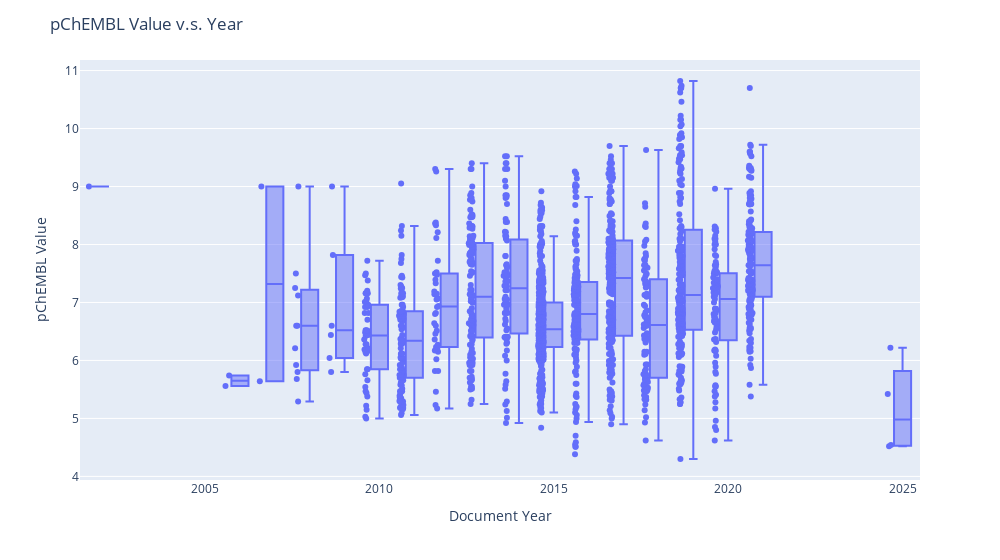

Notebook code for this chart:
### Code cell
import plotly.express as px
fig = px.box(
    df,
    x='Document Year',
    y='pChEMBL Value',
    points='all',
)
fig.update_layout(
    title='pChEMBL Value v.s. Year',
    # showlegend=False, # Legendのon/off
    width=1000,
    # height=700
    ) 
fig.show()

### Figure 1 — Plotly figure (JSON) as saved in the notebook; plotly's stock layout.template omitted (floating-point values rounded to 4 significant figures; data arrays with more than 128 entries replaced by an {"elided": "..."} marker saying what was removed)
{"data": [{"alignmentgroup": "True", "boxpoints": "all", "hovertemplate": "Document Year=%{x}<br>pChEMBL Value=%{y}<extra></extra>", "legendgroup": "", "marker": {"color": "#636efa"}, "name": "", "notched": false, "offsetgroup": "", "orientation": "v", "showlegend": false, "type": "box", "x": {"elided": "1811 int values"}, "x0": " ", "xaxis": "x", "y": {"elided": "1811 float values"}, "y0": " ", "yaxis": "y"}], "layout": {"boxmode": "group", "legend": {"tracegroupgap": 0}, "margin": {"t": 60}, "title": {"text": "pChEMBL Value v.s. Year"}, "width": 1000, "xaxis": {"anchor": "y", "domain": [0, 1], "title": {"text": "Document Year"}}, "yaxis": {"anchor": "x", "domain": [0, 1], "title": {"text": "pChEMBL Value"}}}}
